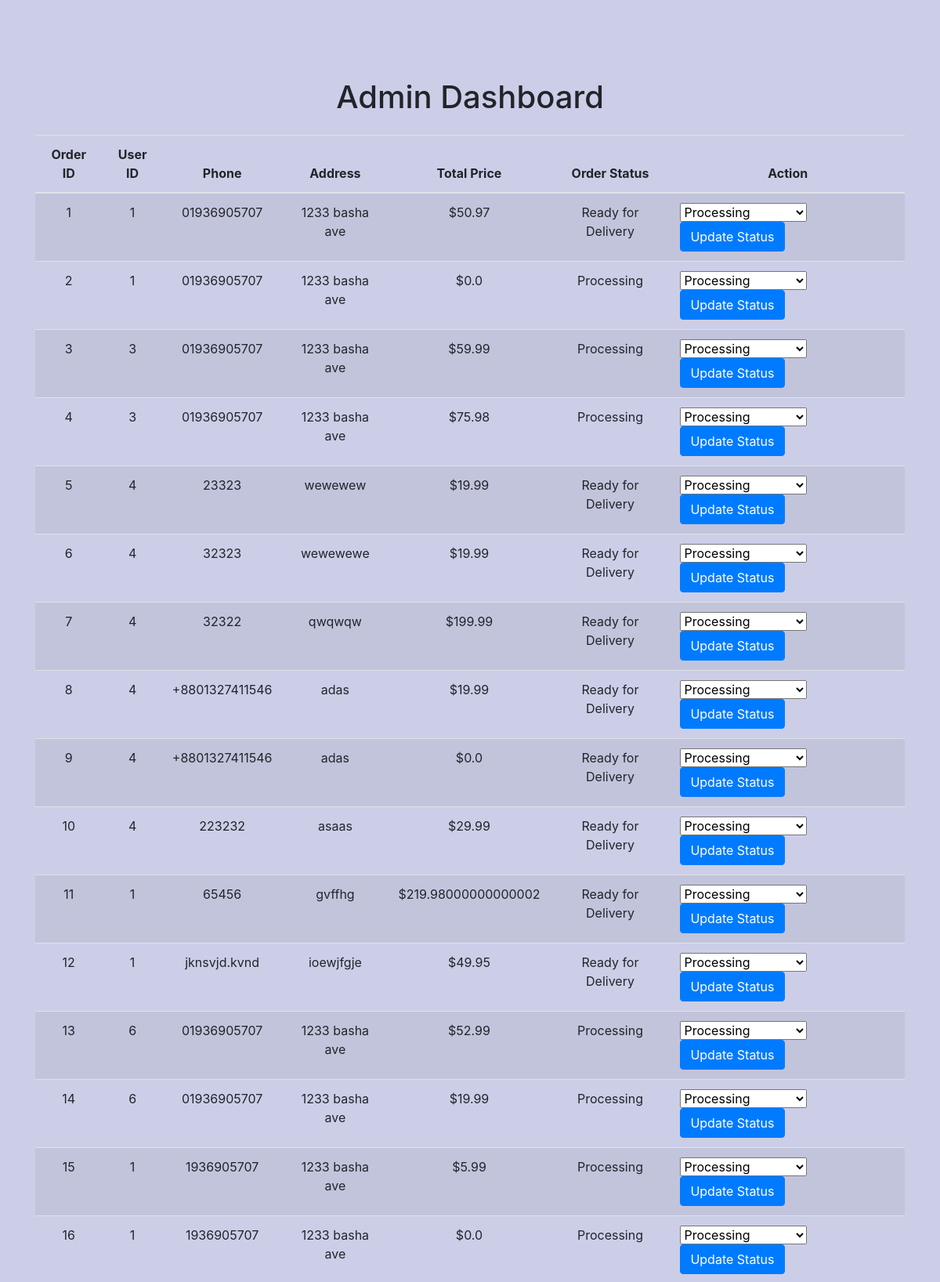
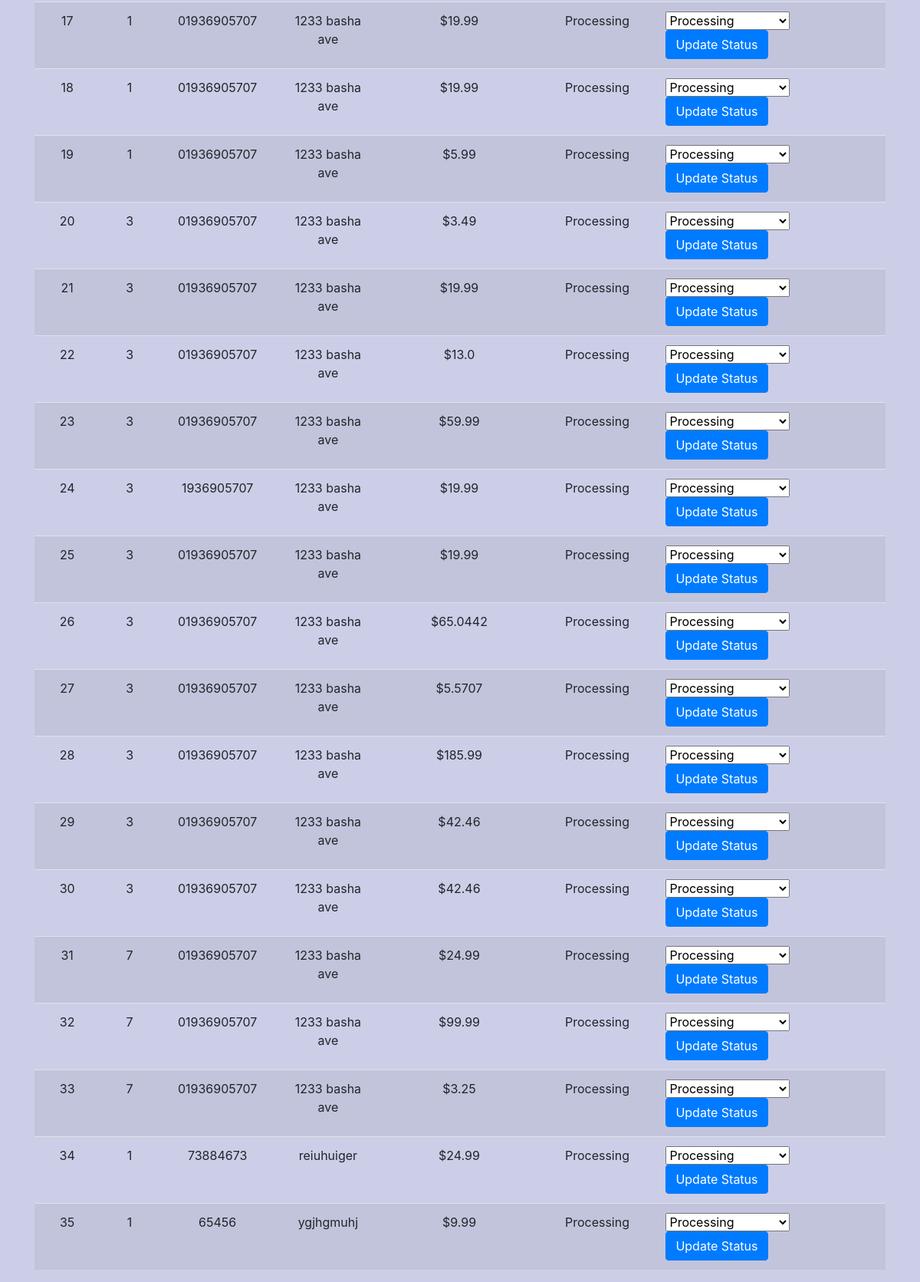
/admin/dashboard (signed in), run on an earlier commit of the app's database (2 pictures, top to bottom).
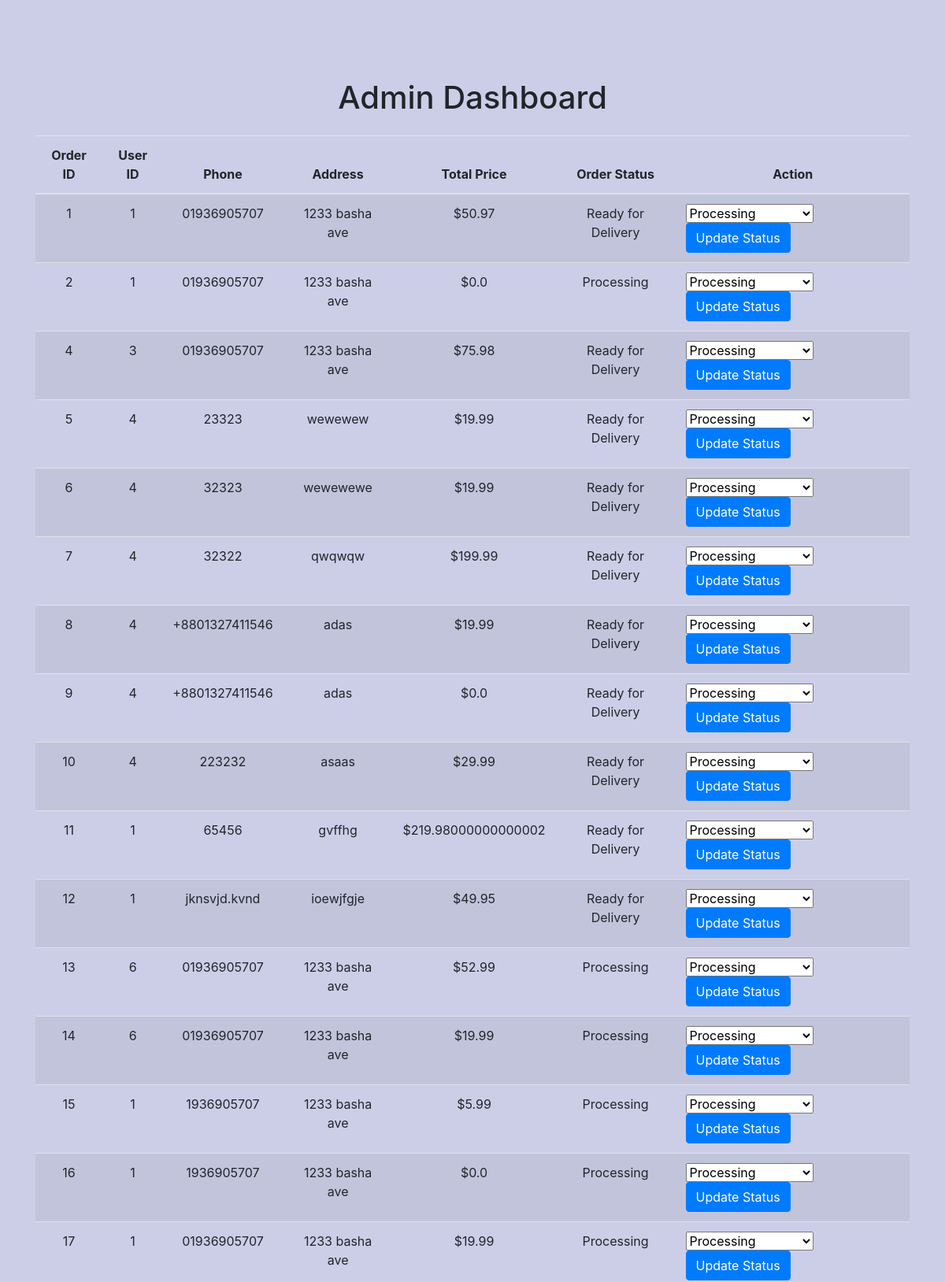
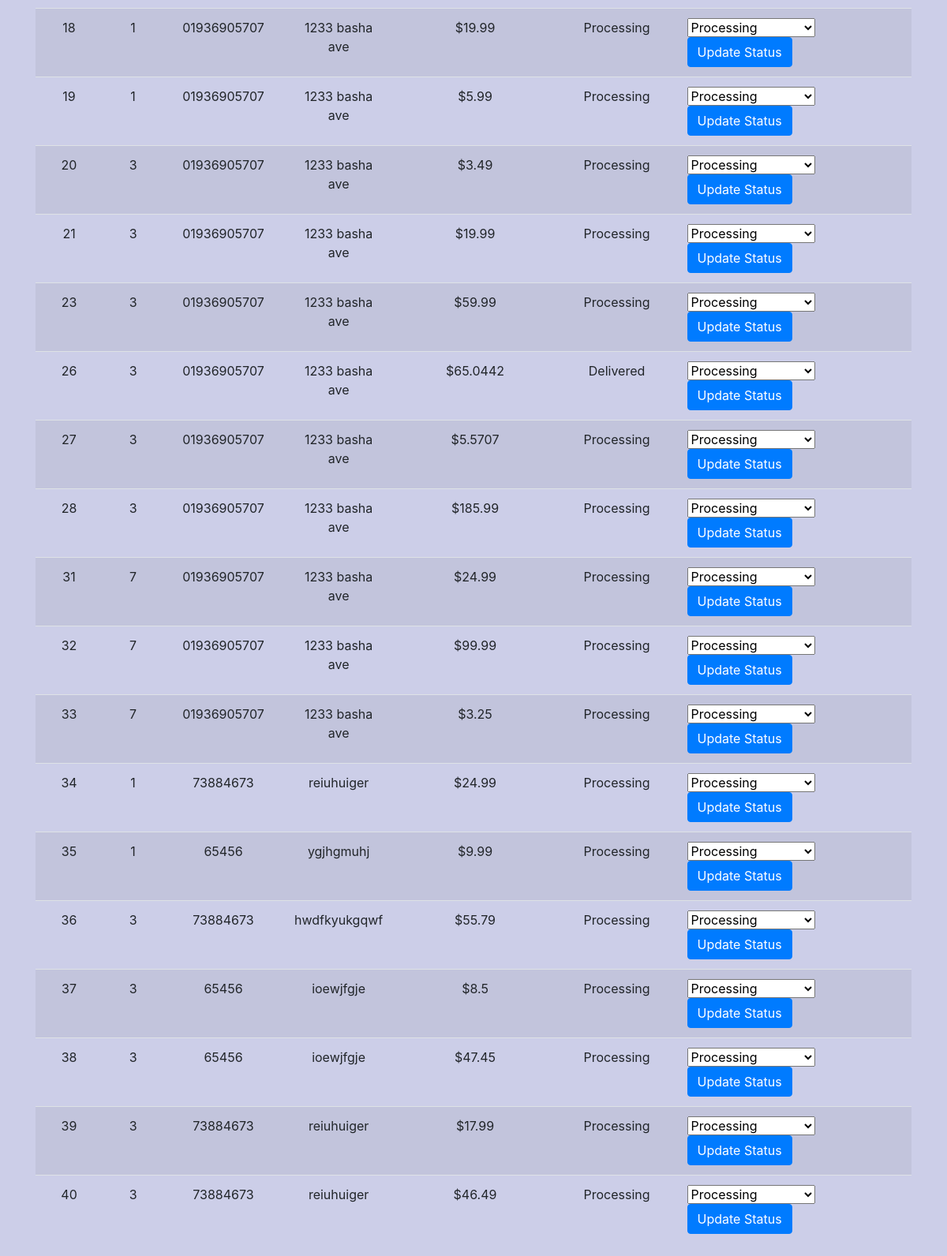
And on a later commit of the database (2 pictures, top to bottom).
### app/models.py (models this page shows, shortened)
class Order(db.Model):
    __tablename__ = 'order'
    id = db.Column(db.Integer, primary_key=True)
    user_id = db.Column(db.Integer, db.ForeignKey('user.id'), nullable=False)
    phone = db.Column(db.String(20), nullable=False)
    address = db.Column(db.String(100), nullable=False)
    total_price = db.Column(db.Float, nullable=False)
    date_created = db.Column(db.DateTime, default=datetime.utcnow())
    tracking_level = db.Column(db.String(50), nullable=True)
    items = db.relationship('Items', secondary=order_items,
                            backref=db.backref('orders', lazy='dynamic'))

### app/routes.py (the view)
@app.route('/admin/dashboard')
def admin_dashboard():
    if 'admin_id' not in session:
        return redirect(url_for('admin_login'))
    orders = Order.query.all()
    return render_template('admin_dashboard.html', orders=orders)

### app/templates/admin_dashboard.html (shortened to what this page needs)
<!DOCTYPE html>
<html lang="en">
<head>
    <link rel="stylesheet" href="https://maxcdn.bootstrapcdn.com/bootstrap/4.5.2/css/bootstrap.min.css">
</head>
<body>
    <div class="container">
        <h1 class="mb-4">Admin Dashboard</h1>
        <div class="table-responsive">
            <table class="table table-striped">
                <thead>
                    <tr>
                        <th>Order ID</th>
                        <th>User ID</th>
                        <th>Phone</th>
                        <th>Address</th>
                        <th>Total Price</th>
                        <th>Order Status</th>
                        <th>Action</th>
                    </tr>
                </thead>
                <tbody>
                    {% for order in orders %}
                        <tr>
                            <td>{{ order.id }}</td>
                            <td>{{ order.user_id }}</td>
                            <td>{{ order.phone }}</td>
                            <td>{{ order.address }}</td>
                            <td>${{ order.total_price }}</td>
                            <td>{{ order.tracking_level }}</td>
                            <td>
                                <form action="{{ url_for('update_order_status', order_id=order.id) }}" method="post">
                                    <div class="input-group">
                                        <select class="form-select" name="status">
                                            <option value="Processing">Processing</option>
                                        </select>
                                        <button type="submit" class="btn btn-primary">Update Status</button>
                                    </div>
                                </form>
                            </td>
                        </tr>
                    {% endfor %}
                </tbody>
            </table>
        </div>
    </div>
</body>
</html>

What changed in the data, as far as the page shows it:
removed Order: id "3", user_id "3", phone "01936905707", address "1233 basha ave", total_price "59.99", tracking_level "Processing"
removed Order: id "22", user_id "3", phone "01936905707", address "1233 basha ave", total_price "13.0", tracking_level "Processing"
removed Order: id "24", user_id "3", phone "1936905707", address "1233 basha ave", total_price "19.99", tracking_level "Processing"
removed Order: id "25", user_id "3", phone "01936905707", address "1233 basha ave", total_price "19.99", tracking_level "Processing"
removed Order: id "29", user_id "3", phone "01936905707", address "1233 basha ave", total_price "42.46", tracking_level "Processing"
removed Order: id "30", user_id "3", phone "01936905707", address "1233 basha ave", total_price "42.46", tracking_level "Processing"
changed Order id 4: tracking_level "Processing" → "Ready for Delivery"
changed Order id 26: tracking_level "Processing" → "Delivered"
added Order: id "36", user_id "3", phone "73884673", address "hwdfkyukgqwf", total_price "55.79", tracking_level "Processing"
added Order: id "37", user_id "3", phone "65456", address "ioewjfgje", total_price "8.5", tracking_level "Processing"
added Order: id "38", user_id "3", phone "65456", address "ioewjfgje", total_price "47.45", tracking_level "Processing"
added Order: id "39", user_id "3", phone "73884673", address "reiuhuiger", total_price "17.99", tracking_level "Processing"
added Order: id "40", user_id "3", phone "73884673", address "reiuhuiger", total_price "46.49", tracking_level "Processing"
